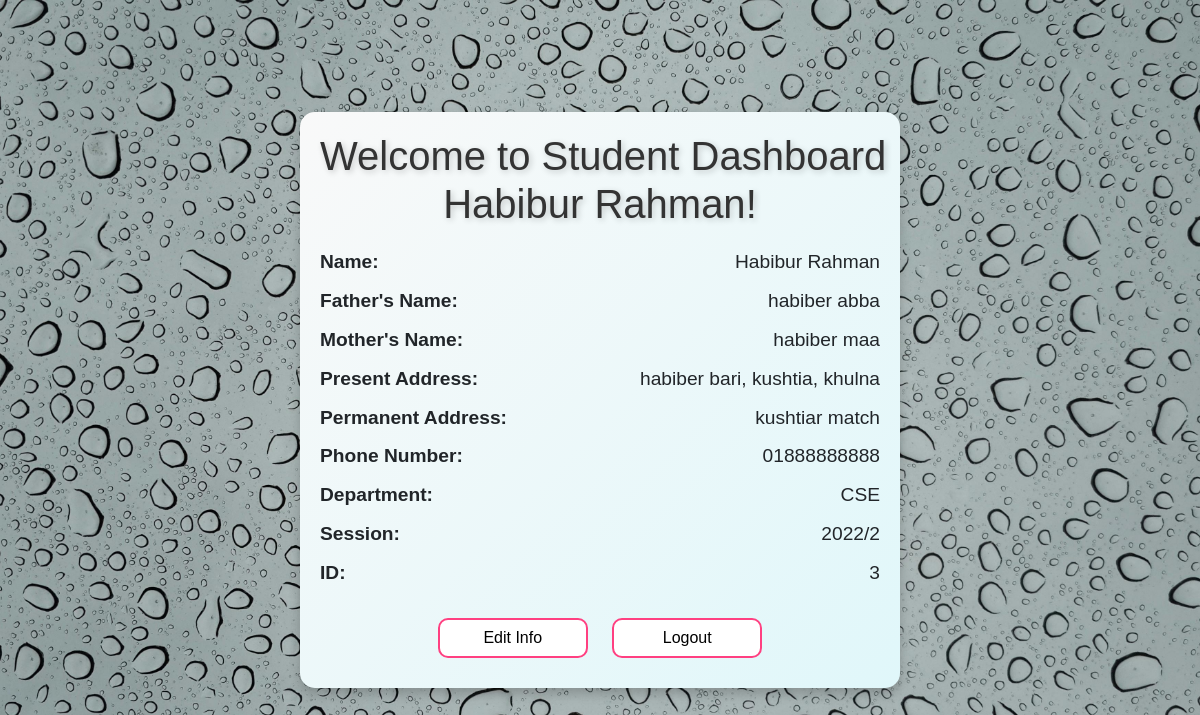
Screenshot of /student_dashboard.php (signed in) with the database file from the repository.
### tables this page shows
CREATE TABLE `students` (
  `id` int(11) NOT NULL,
  `user_id` int(11) NOT NULL,
  `department` varchar(100) DEFAULT NULL,
  `session` varchar(50) DEFAULT NULL,
  `father_name` varchar(100) DEFAULT NULL,
  `mother_name` varchar(100) DEFAULT NULL,
  `present_address` text DEFAULT NULL,
  `permanent_address` text DEFAULT NULL,
  `phone_number` varchar(15) DEFAULT NULL,
  `name` varchar(255) DEFAULT NULL
);

### student_dashboard.php (the view, shortened to what this page needs)
<?php
include 'db_connection.php';
$user_id = $_SESSION['user_id'];
$query = "SELECT name, father_name, mother_name, present_address, permanent_address, phone_number, department, session, id FROM students WHERE user_id = ?";
$stmt = $conn->prepare($query);
$stmt->bind_param("i", $user_id);
$stmt->execute();
$result = $stmt->get_result();
if ($result->num_rows > 0) {
    $student = $result->fetch_assoc();
    $name = $student['name'] ?? 'NONE';
    $father_name = $student['father_name'] ?? 'NONE';
    $mother_name = $student['mother_name'] ?? 'NONE';
    $present_address = $student['present_address'] ?? 'NONE';
    $permanent_address = $student['permanent_address'] ?? 'NONE';
    $phone_number = $student['phone_number'] ?? 'NONE';
    $department = $student['department'] ?? 'NONE';
    $session = $student['session'] ?? 'NONE';
    $id = $student['id'];
}
?>
<!DOCTYPE html>
<html lang="en">
<head>
    <link href="https://stackpath.bootstrapcdn.com/bootstrap/4.5.2/css/bootstrap.min.css" rel="stylesheet">
</head>
<body>
<div class="dashboard-box">
    <h2>Welcome to Student Dashboard<br/> <?php echo htmlspecialchars($name); ?>!</h2>
    <div class="info">
        <p><strong>Name:</strong> <span><?php echo htmlspecialchars($name); ?></span></p>
        <p><strong>Father's Name:</strong> <span><?php echo htmlspecialchars($father_name); ?></span></p>
        <p><strong>Mother's Name:</strong> <span><?php echo htmlspecialchars($mother_name); ?></span></p>
        <p><strong>Present Address:</strong> <span><?php echo htmlspecialchars($present_address); ?></span></p>
        <p><strong>Permanent Address:</strong> <span><?php echo htmlspecialchars($permanent_address); ?></span></p>
        <p><strong>Phone Number:</strong> <span><?php echo htmlspecialchars($phone_number); ?></span></p>
        <p><strong>Department:</strong> <span><?php echo htmlspecialchars($department); ?></span></p>
        <p><strong>Session:</strong> <span><?php echo htmlspecialchars($session); ?></span></p>
        <p><strong>ID:</strong> <span><?php echo htmlspecialchars($id); ?></span></p>
    </div>
    <a href="editstudentinfo.php" class="btn btn-custom">Edit Info</a>
    <a href="logout.php" class="btn btn-custom">Logout</a>
</div>
</body>
</html>

### student_dashboard.php (style rules this page uses)
body { font-family: Arial, sans-serif; background: url('http://localhost:8080/school_management/images/student_dashboard_background.jpg.jpg') no-repeat center center fixed; background-size: cover; display: flex; justify-content: center; align-items: center; height: 100vh; }
.dashboard-box { background: linear-gradient(135deg, #f9f9f9, #e0f7fa); padding: 20px; border-radius: 15px; width: 600px; box-shadow: 0 6px 12px rgba(0, 0, 0, 0.2); text-align: center; min-height: 400px; }
h2 { font-size: 2.5rem; color: #333; text-shadow: 2px 2px 6px rgba(0, 0, 0, 0.2); margin-bottom: 20px; white-space: nowrap; }
.info { text-align: left; margin-bottom: 20px; font-size: 1.2rem; }
.info p { margin: 10px 0; display: flex; justify-content: space-between; }
.btn { margin: 10px; width: 150px; }
.btn-custom { background-color: white; color: black; border: 2px solid #ff4081; border-radius: 10px; transition: 0.3s ease; }

### rows the page displays
students: name "Habibur Rahman", father_name "habiber abba", mother_name "habiber maa", present_address "habiber bari, kushtia, khulna", permanent_address "kushtiar match", phone_number "01888888888", department "CSE", session "2022/2", id "3"
